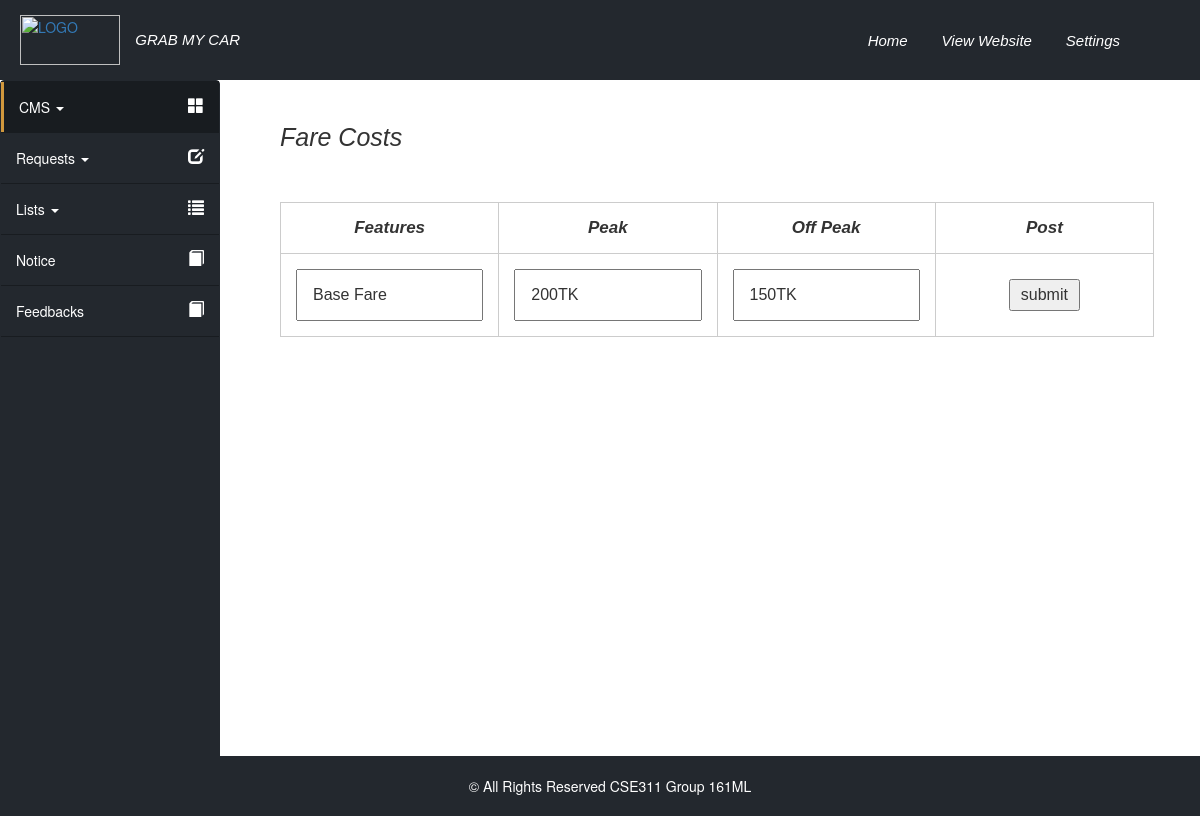
The page /index.php/Admin/edit_cost/1 on the database its author committed.
### tables this page shows
CREATE TABLE IF NOT EXISTS `fare_cost` (
  `key_id` int(11) NOT NULL,
  `feature` text NOT NULL,
  `peak` text NOT NULL,
  `off_peak` text NOT NULL
);

### application/controllers/Admin.php (called while the page is built, shortened)
<?php
class Admin extends CI_Controller {
	public function __construct()
	{
		$this->load->model('cms_model',"cms_m");
		$this->load->model('admin_model',"admin_m");
	}
	public function edit_cost($id)
	{
		$row = $this->cms_m->get_one_cost_row($id);
		$data['r'] = $row;
		$data['admin_content_view_name']='admin/cms/edit-cost';
		$this->load->view('admin/cms/admin_structure',$data);
	}
}

### index.php (called while the page is built, shortened)
<?php
require_once BASEPATH.'core/CodeIgniter.php';

### application/models/cms_model.php (called while the page is built, shortened)
<?php
class cms_model extends CI_Model {
        public function get_one_cost_row($id)
        {
            $this->db->where('key_id',$id);
            $query = $this->db->get('fare_cost');
            return $query->row();
        }
}

### application/views/admin/cms/edit-cost.php (the view, shortened to what this page needs)
<div id="right-container">
	<h2>Fare Costs</h2>
	<form method="post" action="<?php echo site_url('Admin/update_cost/'.$r->key_id);?>">
		<table class="cost-table">
			<th>Features</th>
			<th>Peak</th>
			<th>Off Peak</th>
			<th>Post</th>
			<tr>
				<td><input type="text" 	name="feature"		value="<?php echo $r->feature;?>"></td>
				<td><input type="text" 	name="peak" 		value="<?php echo $r->peak;?>"></td>
				<td><input type="text" 	name="off-peak" 	value="<?php echo $r->off_peak;?>"></td>
				<td><input type="submit" class="post-edit" value="submit"></td>
			</tr>
		</table>
	</form>
</div>

### css/custom-style-admin.css (style rules this page uses)
body { margin: 0; padding: 0; }
#right-container { width: calc(100% - 220px); min-height: 576px; height: auto; float: right; padding-left: 5%; padding-top: 2%; margin-top: 80px; font-family: Georgia,sans-serif; font-style: italic; }
#right-container h2 { font-size: 25px; margin-bottom: 50px; text-transform: capitalize; }
table.cost-table { width: 95%; height: auto; float: left; padding-left: 0; padding-bottom: 50px; position: relative; margin-right: 3%; margin-bottom: 50px; }
table.cost-table th { font-family: Georgia,sans-serif; font-size: 17px; font-style: italic; border: 1px solid #CCC; padding: 15px; text-align: center; }
table.cost-table td { text-align: center; width: 25%; height: 40px; padding: 15px; border: 1px solid #E1E1E1; border-radius: 3px; border: 1px solid #CCC; }
table.cost-table td input { width: 100%; padding: 15px; }
table.cost-table td input.post-edit { width: auto; height: auto; padding: 5px 10px; }

### rows shown on the page
fare_cost: feature "Base Fare", peak "200TK", off-peak "150TK"
